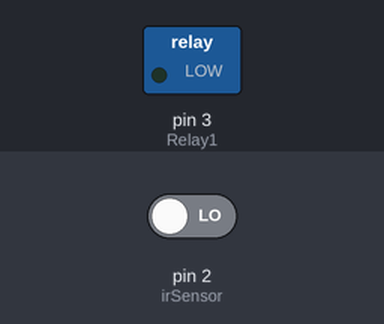
Simulated run of this sketch. Board: Arduino Uno, built with avr-gcc and run on an emulated ATmega328P. On the bench: switched loads named in the sketch (green lamp = pin HIGH). Inputs (shaded band) come from the test bench; at power-on: pin 2 (irSensor) LOW.

Above: at 2.8 s.
2.9 s: pin 2 (irSensor) driven HIGH
At 4.2 s:
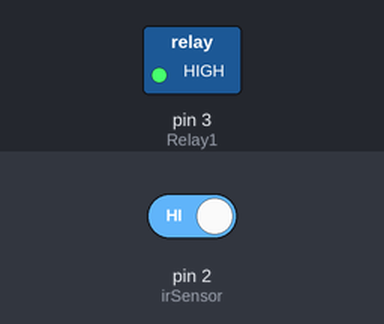
4.5 s: pin 2 (irSensor) driven LOW
At 5.5 s:
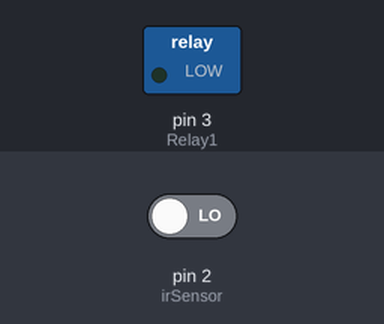
Timing chart, 0 to 7.5 s (numbered marks = the images above; inputs shaded):
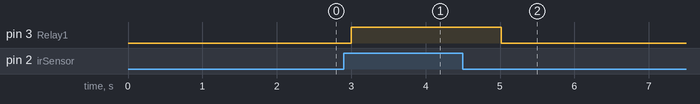

The sketch:

Smarter_Light.ino
```cpp
int irSensor = 2;
int Relay1 = 3;
int val = 0;

void setup()
{
    pinMode(irSensor,INPUT);
    pinMode(Relay1,OUTPUT);
  }

  void loop()
  {
    val = digitalRead(irSensor);
    if(val==1)
    {
      digitalWrite(Relay1,HIGH);
      delay(10);
    }
    else
    {
      digitalWrite(Relay1,LOW);
    }
    delay(1000);
  }
```

Measured:
- after the input at 2.9 s, pin 3 (Relay1): LOW → HIGH after 0.10 s
- after the input at 4.5 s, pin 3 (Relay1): HIGH → LOW after 0.52 s
